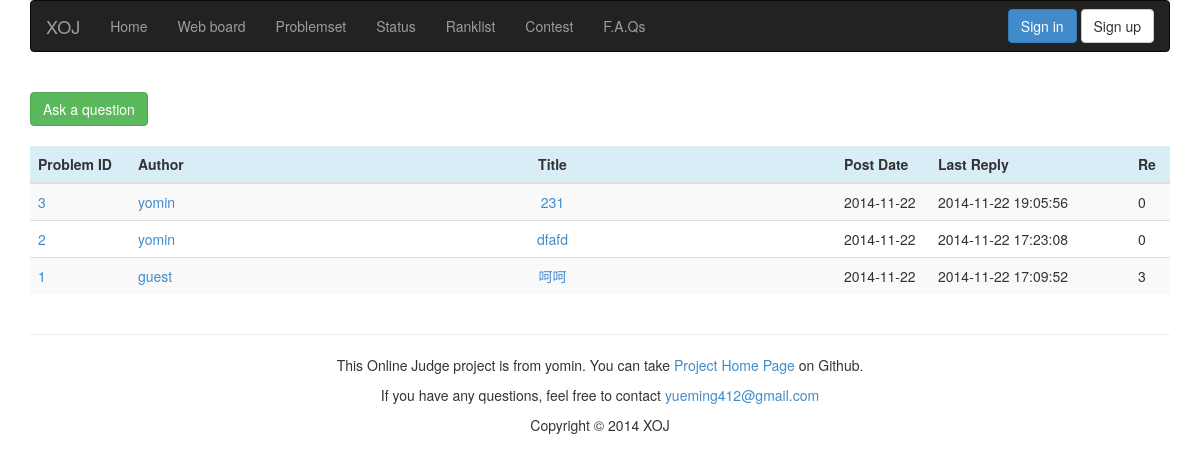
/discuss/, run on the app's committed database.
### appfile/models.py (models this page shows, shortened)
class Comment(db.Model):
    tid = db.Column(db.Integer, primary_key = True)
    pid = db.Column(db.Integer)
    userid = db.Column(db.String(22))
    nickname = db.Column(db.String(22))
    title = db.Column(db.String(32))
    content = db.Column(db.Text)
    post_time = db.Column(db.String(19))
    last_reply = db.Column(db.String(19))
    re = db.Column(db.Integer, default = 0)
    replys = db.relationship('Reply', backref = db.backref('comment'))

### appfile/views.py (the view)
@app.route('/discuss/')
def discuss():
    pid = request.args.get('pid')
    if pid:
        comment_list = Comment.query.filter_by(pid = pid).order_by(Comment.last_reply.desc()).all()
    else:
        comment_list = Comment.query.order_by(Comment.last_reply.desc()).all()
    return render_template('discuss.html', comment_list = comment_list, pid = pid)

### appfile/views.py (called while the page is built)
@app.before_request
def before_request():
    g.user = current_user
    if g.user.is_authenticated():
        g.url = url_for('userinfo',userid = g.user.userid)

### appfile/templates/discuss.html (shortened to what this page needs)
{% extends "base.html" %}
{% block content %}
<br>
<div class="container">
    <a href={{ url_for('newpost', pid = pid) }} class="btn btn-success"> Ask a question </a>
    <br><br>
    <table class="table table-striped table-hover">
        <thead>
            <tr class="info">
                <th width="100px">Problem ID</th>
                <th width="139px">Author</th>
                <th style="text-align: center">Title</th>
                <th width="94px">Post Date</th>
                <th width="200px">Last Reply</th>
                <th width="40px">Re</th>
            </tr>
        </thead>
        <tbody>
            {% for comment in comment_list %}
            <tr>
                <td>
                    <a href={{ url_for('show_problem', pid = comment.pid) }}>{{ comment.pid }}</a>
                </td>
                <td>
                    <a href={{ url_for('userinfo', userid = comment.userid) }}>{{ comment.userid }}</a>
                </td>
                <td style="text-align: center">
                    <a href={{ url_for('show_comment', tid = comment.tid) }}>{{ comment.title }}</a>
                </td>
                <td>{{ comment.post_time.split()[0] }}</td>
                <td>{{ comment.last_reply }}</td>
                <td>{{ comment.re }}</td>
            </tr>
            {% endfor %}
        </tbody>
    </table>
</div>
{% endblock %}

### appfile/static/css/style.css (style rules this page uses)
a:link { text-decoration: none; }

### data on the page
Comment: pid "3", userid "yomin", title "231", post_time "2014-11-22", last_reply "2014-11-22 19:05:56", re "0"
Comment: pid "2", userid "yomin", title "dfafd", post_time "2014-11-22", last_reply "2014-11-22 17:23:08", re "0"
Comment: pid "1", userid "guest", title "呵呵", post_time "2014-11-22", last_reply "2014-11-22 17:09:52", re "3"
